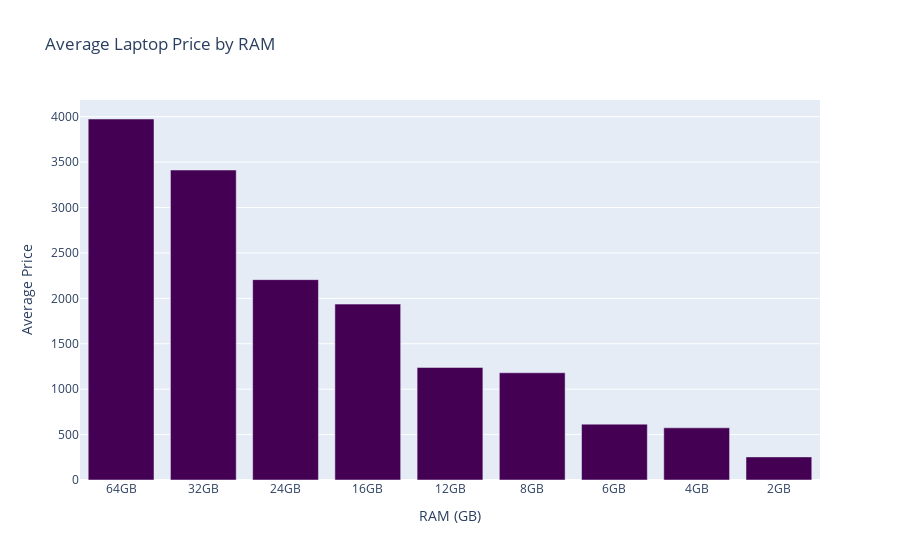

The cell this chart's notebook holds for it:
### Code cell
# Calculate average price by RAM
price_to_ram = df.groupby('Ram')['Price_euros'].mean().sort_values(ascending=False).reset_index()

# Create the bar chart
fig5= px.bar(price_to_ram, 
               x='Ram', 
               y='Price_euros', 
               title='Average Laptop Price by RAM',
               labels={'Ram': 'RAM (GB)', 'Price_euros': 'Average Price'},
             color_discrete_sequence=px.colors.sequential.Viridis)

# Show the plot
fig5.show()

### Figure 1 — Plotly figure (JSON) as saved in the notebook; plotly's stock layout.template omitted (floating-point values rounded to 4 significant figures)
{"data": [{"alignmentgroup": "True", "hovertemplate": "RAM (GB)=%{x}<br>Average Price=%{y}<extra></extra>", "legendgroup": "", "marker": {"color": "#440154", "pattern": {"shape": ""}}, "name": "", "offsetgroup": "", "orientation": "v", "showlegend": false, "textposition": "auto", "type": "bar", "x": ["64GB", "32GB", "24GB", "16GB", "12GB", "8GB", "6GB", "4GB", "2GB"], "xaxis": "x", "y": [3975, 3413.0, 2206.0, 1937.0, 1239.0, 1181.0, 615.2, 574.6, 254.4], "yaxis": "y"}], "layout": {"autosize": true, "barmode": "relative", "legend": {"tracegroupgap": 0}, "title": {"text": "Average Laptop Price by RAM"}, "xaxis": {"anchor": "y", "autorange": true, "domain": [0, 1], "range": [-0.5, 8.5], "title": {"text": "RAM (GB)"}, "type": "category"}, "yaxis": {"anchor": "x", "autorange": true, "domain": [0, 1], "range": [0, 4184.0], "title": {"text": "Average Price"}, "type": "linear"}}}
